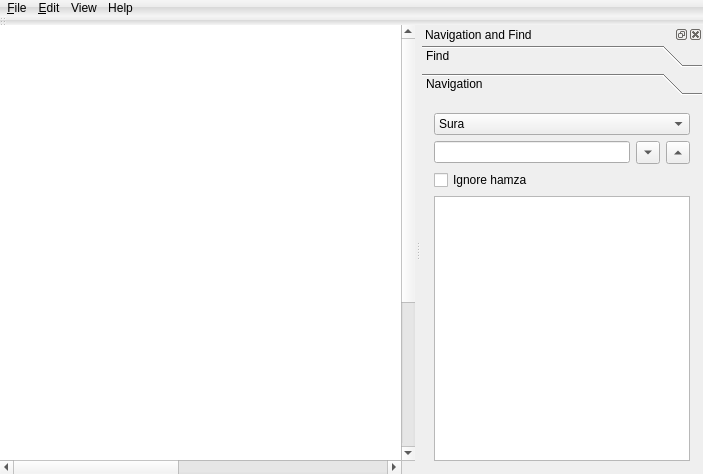
<?xml version="1.0" encoding="UTF-8"?>
<ui version="4.0">
 <class>MainWindow</class>
 <widget class="QMainWindow" name="MainWindow">
  <property name="geometry">
   <rect>
    <x>0</x>
    <y>0</y>
    <width>703</width>
    <height>474</height>
   </rect>
  </property>
  <property name="windowTitle">
   <string>El Forkane</string>
  </property>
  <property name="styleSheet">
   <string notr="true">QToolBar , QMenuBar{
                        background-color: qlineargradient(spread:pad, x1:1, y1:0, x2:1, y2:1, stop:0 rgba(255, 255, 255, 100), stop:0.431694 rgba(231, 231, 231, 100), stop:0.469945 rgba(183, 183, 183, 100), stop:1 rgba(255, 255, 255, 100));
                          spacing: 3px;
border-width: 0px;
                         }
QMenuBar::item {
color: black;
     spacing: 3px; 
     padding: 1px 4px;
     background: transparent;
     border-radius: 3px;
 }

 QMenuBar::item:selected { 
     background: #a8a8a8;
 }

 QMenuBar::item:pressed {
     background: #888888;
 }
</string>
  </property>
  <widget class="QWidget" name="centralWidget">
   <layout class="QVBoxLayout" name="verticalLayout_2">
    <property name="leftMargin">
     <number>0</number>
    </property>
    <property name="topMargin">
     <number>0</number>
    </property>
    <property name="rightMargin">
     <number>0</number>
    </property>
    <property name="bottomMargin">
     <number>0</number>
    </property>
    <item>
     <widget class="QGraphicsView" name="graphicsView">
      <property name="contextMenuPolicy">
       <enum>Qt::DefaultContextMenu</enum>
      </property>
      <property name="layoutDirection">
       <enum>Qt::LeftToRight</enum>
      </property>
      <property name="frameShape">
       <enum>QFrame::NoFrame</enum>
      </property>
      <property name="sceneRect">
       <rectf>
        <x>0.000000000000000</x>
        <y>0.000000000000000</y>
        <width>912.000000000000000</width>
        <height>672.000000000000000</height>
       </rectf>
      </property>
     </widget>
    </item>
   </layout>
  </widget>
  <widget class="QMenuBar" name="menuBar">
   <property name="geometry">
    <rect>
     <x>0</x>
     <y>0</y>
     <width>703</width>
     <height>24</height>
    </rect>
   </property>
   <property name="contextMenuPolicy">
    <enum>Qt::CustomContextMenu</enum>
   </property>
   <widget class="QMenu" name="menuFile">
    <property name="title">
     <string>&amp;File</string>
    </property>
    <addaction name="actionNavigation"/>
    <addaction name="actionRepeatOption"/>
    <addaction name="actionOptions"/>
    <addaction name="separator"/>
    <addaction name="actionQuit"/>
   </widget>
   <widget class="QMenu" name="menu_edit">
    <property name="title">
     <string>&amp;Edit</string>
    </property>
    <addaction name="actionNextPage"/>
    <addaction name="actionPrevPage"/>
    <addaction name="separator"/>
    <addaction name="actionNextSura"/>
    <addaction name="actionPrevSura"/>
    <addaction name="separator"/>
    <addaction name="actionNextAya"/>
    <addaction name="actionPrevAya"/>
    <addaction name="separator"/>
    <addaction name="actionPlayPause"/>
    <addaction name="actionStopMedia"/>
   </widget>
   <widget class="QMenu" name="menuView">
    <property name="title">
     <string>View</string>
    </property>
    <widget class="QMenu" name="menuTextZoom">
     <property name="title">
      <string>Text Zoom</string>
     </property>
     <addaction name="actionZoomIn"/>
     <addaction name="actionZoomOut"/>
    </widget>
    <widget class="QMenu" name="menuTransTefsir">
     <property name="title">
      <string>Translation and Tefsir</string>
     </property>
     <widget class="QMenu" name="menuTefsir">
      <property name="title">
       <string>Tefsir</string>
      </property>
     </widget>
     <widget class="QMenu" name="menuTranslation">
      <property name="title">
       <string>Translation</string>
      </property>
     </widget>
     <addaction name="menuTefsir"/>
     <addaction name="menuTranslation"/>
     <addaction name="actionQuranText"/>
    </widget>
    <addaction name="actionFullScreen"/>
    <addaction name="separator"/>
    <addaction name="menuTextZoom"/>
    <addaction name="menuTransTefsir"/>
    <addaction name="separator"/>
    <addaction name="actionMemoriz"/>
   </widget>
   <widget class="QMenu" name="menuHelp">
    <property name="title">
     <string>Help</string>
    </property>
    <addaction name="actionAbout"/>
   </widget>
   <addaction name="menuFile"/>
   <addaction name="menu_edit"/>
   <addaction name="menuView"/>
   <addaction name="menuHelp"/>
  </widget>
  <widget class="QDockWidget" name="dockWidget">
   <property name="features">
    <set>QDockWidget::AllDockWidgetFeatures</set>
   </property>
   <property name="windowTitle">
    <string>Navigation and Find</string>
   </property>
   <attribute name="dockWidgetArea">
    <number>2</number>
   </attribute>
   <widget class="QWidget" name="dockWidgetContents">
    <layout class="QVBoxLayout" name="verticalLayout_6">
     <property name="leftMargin">
      <number>1</number>
     </property>
     <property name="topMargin">
      <number>1</number>
     </property>
     <property name="rightMargin">
      <number>1</number>
     </property>
     <property name="bottomMargin">
      <number>1</number>
     </property>
     <item>
      <widget class="QToolBox" name="toolBox">
       <property name="currentIndex">
        <number>1</number>
       </property>
       <widget class="QWidget" name="pageFind">
        <property name="geometry">
         <rect>
          <x>0</x>
          <y>0</y>
          <width>406</width>
          <height>343</height>
         </rect>
        </property>
        <attribute name="icon">
         <iconset resource="img.qrc">
          <normaloff>:/img/findA.png</normaloff>:/img/findA.png</iconset>
        </attribute>
        <attribute name="label">
         <string>Find</string>
        </attribute>
        <layout class="QVBoxLayout" name="verticalLayout_5">
         <property name="leftMargin">
          <number>1</number>
         </property>
         <property name="topMargin">
          <number>1</number>
         </property>
         <property name="rightMargin">
          <number>1</number>
         </property>
         <property name="bottomMargin">
          <number>1</number>
         </property>
         <item>
          <widget class="QWidget" name="widget_2" native="true">
           <layout class="QVBoxLayout" name="verticalLayout_4">
            <property name="leftMargin">
             <number>2</number>
            </property>
            <property name="topMargin">
             <number>4</number>
            </property>
            <property name="rightMargin">
             <number>2</number>
            </property>
            <property name="bottomMargin">
             <number>2</number>
            </property>
            <item>
             <layout class="QHBoxLayout" name="horizontalLayout_3">
              <item>
               <widget class="QLineEdit" name="lineEditSearch"/>
              </item>
              <item>
               <widget class="QWidget" name="widget_3" native="true">
                <property name="enabled">
                 <bool>false</bool>
                </property>
                <layout class="QHBoxLayout" name="horizontalLayout_2">
                 <property name="leftMargin">
                  <number>4</number>
                 </property>
                 <property name="topMargin">
                  <number>4</number>
                 </property>
                 <property name="rightMargin">
                  <number>4</number>
                 </property>
                 <property name="bottomMargin">
                  <number>4</number>
                 </property>
                 <item>
                  <widget class="QCheckBox" name="checkBoxAnd">
                   <property name="text">
                    <string>And</string>
                   </property>
                   <property name="checked">
                    <bool>true</bool>
                   </property>
                   <property name="autoExclusive">
                    <bool>true</bool>
                   </property>
                  </widget>
                 </item>
                 <item>
                  <widget class="QCheckBox" name="checkBoxOr">
                   <property name="text">
                    <string>Or</string>
                   </property>
                   <property name="autoExclusive">
                    <bool>true</bool>
                   </property>
                  </widget>
                 </item>
                 <item>
                  <widget class="QLineEdit" name="lineEditSearchAnd"/>
                 </item>
                </layout>
               </widget>
              </item>
              <item>
               <widget class="QToolButton" name="toolButtonGoSearch">
                <property name="text">
                 <string>...</string>
                </property>
                <property name="icon">
                 <iconset resource="img.qrc">
                  <normaloff>:/img/findA.png</normaloff>:/img/findA.png</iconset>
                </property>
                <property name="arrowType">
                 <enum>Qt::NoArrow</enum>
                </property>
               </widget>
              </item>
             </layout>
            </item>
            <item>
             <widget class="QWidget" name="widget_4" native="true">
              <layout class="QGridLayout" name="gridLayout">
               <property name="leftMargin">
                <number>1</number>
               </property>
               <property name="topMargin">
                <number>1</number>
               </property>
               <property name="rightMargin">
                <number>1</number>
               </property>
               <property name="bottomMargin">
                <number>1</number>
               </property>
               <item row="1" column="0">
                <widget class="QRadioButton" name="radioButtonAdvensed">
                 <property name="text">
                  <string>Multi Search</string>
                 </property>
                </widget>
               </item>
               <item row="1" column="1">
                <widget class="QRadioButton" name="radioButtonSearchLast">
                 <property name="text">
                  <string>End Aya</string>
                 </property>
                </widget>
               </item>
               <item row="0" column="0">
                <widget class="QRadioButton" name="radioButtonSearch">
                 <property name="text">
                  <string>Text all</string>
                 </property>
                 <property name="checked">
                  <bool>true</bool>
                 </property>
                </widget>
               </item>
               <item row="0" column="1">
                <widget class="QRadioButton" name="radioButtonSearchFirst">
                 <property name="text">
                  <string>Begin Aya</string>
                 </property>
                </widget>
               </item>
              </layout>
             </widget>
            </item>
            <item>
             <widget class="QTreeWidget" name="treeWidgetSearch">
              <attribute name="headerVisible">
               <bool>false</bool>
              </attribute>
              <column>
               <property name="text">
                <string>Sura</string>
               </property>
              </column>
              <column>
               <property name="text">
                <string>Aya</string>
               </property>
              </column>
              <column>
               <property name="text">
                <string>Aya text</string>
               </property>
              </column>
              <column>
               <property name="text">
                <string>id</string>
               </property>
              </column>
             </widget>
            </item>
           </layout>
          </widget>
         </item>
        </layout>
       </widget>
       <widget class="QWidget" name="pageNavig">
        <property name="geometry">
         <rect>
          <x>0</x>
          <y>0</y>
          <width>276</width>
          <height>343</height>
         </rect>
        </property>
        <attribute name="icon">
         <iconset resource="img.qrc">
          <normaloff>:/img/list.png</normaloff>:/img/list.png</iconset>
        </attribute>
        <attribute name="label">
         <string>Navigation</string>
        </attribute>
        <layout class="QVBoxLayout" name="verticalLayout_3">
         <property name="leftMargin">
          <number>1</number>
         </property>
         <property name="topMargin">
          <number>1</number>
         </property>
         <property name="rightMargin">
          <number>1</number>
         </property>
         <property name="bottomMargin">
          <number>1</number>
         </property>
         <item>
          <widget class="QWidget" name="widget" native="true">
           <layout class="QVBoxLayout" name="verticalLayout">
            <item>
             <widget class="QComboBox" name="comboBoxSoraJozaa">
              <item>
               <property name="text">
                <string>Sura</string>
               </property>
              </item>
              <item>
               <property name="text">
                <string>Ajzaa And Arbaa</string>
               </property>
              </item>
             </widget>
            </item>
            <item>
             <layout class="QHBoxLayout" name="horizontalLayout">
              <item>
               <widget class="QLineEdit" name="lineEditSearchTree"/>
              </item>
              <item>
               <widget class="QToolButton" name="toolButtonExpand">
                <property name="text">
                 <string>...</string>
                </property>
                <property name="arrowType">
                 <enum>Qt::DownArrow</enum>
                </property>
               </widget>
              </item>
              <item>
               <widget class="QToolButton" name="toolButtonColaps">
                <property name="text">
                 <string>...</string>
                </property>
                <property name="arrowType">
                 <enum>Qt::UpArrow</enum>
                </property>
               </widget>
              </item>
             </layout>
            </item>
            <item>
             <widget class="QCheckBox" name="checkBoxHamza">
              <property name="text">
               <string>Ignore hamza</string>
              </property>
             </widget>
            </item>
            <item>
             <widget class="QTreeWidget" name="treeWidgetIndex">
              <attribute name="headerVisible">
               <bool>false</bool>
              </attribute>
              <column>
               <property name="text">
                <string>text</string>
               </property>
              </column>
              <column>
               <property name="text">
                <string>pos</string>
               </property>
              </column>
             </widget>
            </item>
           </layout>
          </widget>
         </item>
        </layout>
       </widget>
      </widget>
     </item>
    </layout>
   </widget>
  </widget>
  <widget class="QToolBar" name="toolBar">
   <property name="contextMenuPolicy">
    <enum>Qt::CustomContextMenu</enum>
   </property>
   <property name="windowTitle">
    <string>tool Bar</string>
   </property>
   <property name="movable">
    <bool>true</bool>
   </property>
   <property name="iconSize">
    <size>
     <width>22</width>
     <height>22</height>
    </size>
   </property>
   <property name="floatable">
    <bool>true</bool>
   </property>
   <attribute name="toolBarArea">
    <enum>TopToolBarArea</enum>
   </attribute>
   <attribute name="toolBarBreak">
    <bool>false</bool>
   </attribute>
  </widget>
  <action name="actionQuit">
   <property name="text">
    <string>Quit</string>
   </property>
  </action>
  <action name="actionNextPage">
   <property name="icon">
    <iconset resource="img.qrc">
     <normaloff>:/img/page-next.png</normaloff>:/img/page-next.png</iconset>
   </property>
   <property name="text">
    <string>NextPage</string>
   </property>
   <property name="toolTip">
    <string>NextPage Alt+PgDown</string>
   </property>
   <property name="shortcut">
    <string>Alt+PgDown</string>
   </property>
  </action>
  <action name="actionPrevPage">
   <property name="icon">
    <iconset resource="img.qrc">
     <normaloff>:/img/page-prev.png</normaloff>:/img/page-prev.png</iconset>
   </property>
   <property name="text">
    <string>Previous Page</string>
   </property>
   <property name="toolTip">
    <string>Previous Page Alt+PgUp</string>
   </property>
   <property name="shortcut">
    <string>Alt+PgUp</string>
   </property>
  </action>
  <action name="actionNextSura">
   <property name="icon">
    <iconset resource="img.qrc">
     <normaloff>:/img/go-first.png</normaloff>:/img/go-first.png</iconset>
   </property>
   <property name="text">
    <string>Next Sura</string>
   </property>
   <property name="toolTip">
    <string>Next Sura Alt+Down</string>
   </property>
   <property name="shortcut">
    <string>Alt+Down</string>
   </property>
  </action>
  <action name="actionPrevSura">
   <property name="icon">
    <iconset resource="img.qrc">
     <normaloff>:/img/go-last.png</normaloff>:/img/go-last.png</iconset>
   </property>
   <property name="text">
    <string>Previous Sura</string>
   </property>
   <property name="toolTip">
    <string>Previous Sura Alt+Up</string>
   </property>
   <property name="shortcut">
    <string>Alt+Up</string>
   </property>
  </action>
  <action name="actionNextAya">
   <property name="icon">
    <iconset resource="img.qrc">
     <normaloff>:/img/arrow-left.png</normaloff>:/img/arrow-left.png</iconset>
   </property>
   <property name="text">
    <string>Next Aya</string>
   </property>
   <property name="toolTip">
    <string>Next Aya Alt+Left</string>
   </property>
   <property name="shortcut">
    <string>Alt+Left</string>
   </property>
  </action>
  <action name="actionPrevAya">
   <property name="icon">
    <iconset resource="img.qrc">
     <normaloff>:/img/arrow-right.png</normaloff>:/img/arrow-right.png</iconset>
   </property>
   <property name="text">
    <string>Previous Aya</string>
   </property>
   <property name="toolTip">
    <string>Previous Aya  Alt+Right</string>
   </property>
   <property name="shortcut">
    <string>Alt+Right</string>
   </property>
  </action>
  <action name="actionOptions">
   <property name="icon">
    <iconset resource="img.qrc">
     <normaloff>:/img/document-properties.png</normaloff>:/img/document-properties.png</iconset>
   </property>
   <property name="text">
    <string>Settings</string>
   </property>
   <property name="toolTip">
    <string>Settings</string>
   </property>
   <property name="shortcut">
    <string>Ctrl+L</string>
   </property>
  </action>
  <action name="actionFullScreen">
   <property name="icon">
    <iconset resource="img.qrc">
     <normaloff>:/img/view-fullscreen.png</normaloff>:/img/view-fullscreen.png</iconset>
   </property>
   <property name="text">
    <string>Full Screen</string>
   </property>
   <property name="shortcut">
    <string>F11</string>
   </property>
  </action>
  <action name="actionPlayPause">
   <property name="icon">
    <iconset resource="img.qrc">
     <normaloff>:/img/media-playback-start.png</normaloff>:/img/media-playback-start.png</iconset>
   </property>
   <property name="text">
    <string>Play Pause</string>
   </property>
   <property name="toolTip">
    <string>Play Pause Espace</string>
   </property>
   <property name="shortcut">
    <string>Space</string>
   </property>
  </action>
  <action name="actionStopMedia">
   <property name="icon">
    <iconset resource="img.qrc">
     <normaloff>:/img/media-playback-stop.png</normaloff>:/img/media-playback-stop.png</iconset>
   </property>
   <property name="text">
    <string> Media Stop</string>
   </property>
   <property name="toolTip">
    <string>Media Stop S</string>
   </property>
   <property name="shortcut">
    <string>S</string>
   </property>
  </action>
  <action name="actionZoomOut">
   <property name="icon">
    <iconset resource="img.qrc">
     <normaloff>:/img/zoom-out.png</normaloff>:/img/zoom-out.png</iconset>
   </property>
   <property name="text">
    <string>Zoom Out</string>
   </property>
   <property name="toolTip">
    <string>Zoom Out Ctrl+-</string>
   </property>
   <property name="shortcut">
    <string>Ctrl+-</string>
   </property>
  </action>
  <action name="actionZoomIn">
   <property name="icon">
    <iconset resource="img.qrc">
     <normaloff>:/img/zoom-in.png</normaloff>:/img/zoom-in.png</iconset>
   </property>
   <property name="text">
    <string>Zoom In</string>
   </property>
   <property name="toolTip">
    <string>Zoom In Ctrl++</string>
   </property>
   <property name="shortcut">
    <string>Ctrl++</string>
   </property>
  </action>
  <action name="actionNavigation">
   <property name="checkable">
    <bool>true</bool>
   </property>
   <property name="icon">
    <iconset resource="img.qrc">
     <normaloff>:/img/list.png</normaloff>:/img/list.png</iconset>
   </property>
   <property name="text">
    <string>Navigation</string>
   </property>
   <property name="toolTip">
    <string>Navigation Ctrl+F</string>
   </property>
   <property name="shortcut">
    <string>Ctrl+F</string>
   </property>
  </action>
  <action name="actionRepeatOption">
   <property name="icon">
    <iconset resource="img.qrc">
     <normaloff>:/img/media-repeat.png</normaloff>:/img/media-repeat.png</iconset>
   </property>
   <property name="text">
    <string>Repeat Options</string>
   </property>
   <property name="shortcut">
    <string>Ctrl+R</string>
   </property>
  </action>
  <action name="actionAddReceter">
   <property name="icon">
    <iconset resource="img.qrc">
     <normaloff>:/img/list-add.png</normaloff>:/img/list-add.png</iconset>
   </property>
   <property name="text">
    <string>Add Receter</string>
   </property>
   <property name="toolTip">
    <string>Add Receter</string>
   </property>
  </action>
  <action name="actionRemoveReceter">
   <property name="icon">
    <iconset resource="img.qrc">
     <normaloff>:/img/list-remove.png</normaloff>:/img/list-remove.png</iconset>
   </property>
   <property name="text">
    <string>Remove Receter</string>
   </property>
   <property name="toolTip">
    <string>Remove Receter</string>
   </property>
  </action>
  <action name="actionEditeReceter">
   <property name="icon">
    <iconset resource="img.qrc">
     <normaloff>:/img/gtk-edit.png</normaloff>:/img/gtk-edit.png</iconset>
   </property>
   <property name="text">
    <string>Edit curent Receter</string>
   </property>
   <property name="toolTip">
    <string>Edite Curent Receter</string>
   </property>
  </action>
  <action name="actionRceterEdite">
   <property name="icon">
    <iconset resource="img.qrc">
     <normaloff>:/img/gtk-edit.png</normaloff>:/img/gtk-edit.png</iconset>
   </property>
   <property name="text">
    <string>Rceter Edit</string>
   </property>
   <property name="toolTip">
    <string>Edit receters</string>
   </property>
  </action>
  <action name="actionAbout">
   <property name="text">
    <string>About</string>
   </property>
   <property name="shortcut">
    <string>F1</string>
   </property>
  </action>
  <action name="actionQuranText">
   <property name="text">
    <string>Quran text</string>
   </property>
  </action>
  <action name="actionEnableAnimFull">
   <property name="checkable">
    <bool>true</bool>
   </property>
   <property name="text">
    <string>Enable Animation</string>
   </property>
   <property name="shortcut">
    <string>Ctrl+Alt+N</string>
   </property>
  </action>
  <action name="actionMemoriz">
   <property name="checkable">
    <bool>true</bool>
   </property>
   <property name="icon">
    <iconset resource="img.qrc">
     <normaloff>:/img/edite.png</normaloff>:/img/edite.png</iconset>
   </property>
   <property name="text">
    <string>Memorizing</string>
   </property>
   <property name="toolTip">
    <string>Memorizing</string>
   </property>
  </action>
 </widget>
 <layoutdefault spacing="6" margin="11"/>
 <resources>
  <include location="img.qrc"/>
 </resources>
 <connections>
  <connection>
   <sender>toolButtonExpand</sender>
   <signal>clicked()</signal>
   <receiver>treeWidgetIndex</receiver>
   <slot>expandAll()</slot>
   <hints>
    <hint type="sourcelabel">
     <x>669</x>
     <y>162</y>
    </hint>
    <hint type="destinationlabel">
     <x>702</x>
     <y>300</y>
    </hint>
   </hints>
  </connection>
  <connection>
   <sender>toolButtonColaps</sender>
   <signal>clicked()</signal>
   <receiver>treeWidgetIndex</receiver>
   <slot>collapseAll()</slot>
   <hints>
    <hint type="sourcelabel">
     <x>701</x>
     <y>162</y>
    </hint>
    <hint type="destinationlabel">
     <x>702</x>
     <y>295</y>
    </hint>
   </hints>
  </connection>
  <connection>
   <sender>radioButtonAdvensed</sender>
   <signal>toggled(bool)</signal>
   <receiver>widget_3</receiver>
   <slot>setEnabled(bool)</slot>
   <hints>
    <hint type="sourcelabel">
     <x>570</x>
     <y>162</y>
    </hint>
    <hint type="destinationlabel">
     <x>667</x>
     <y>111</y>
    </hint>
   </hints>
  </connection>
 </connections>
</ui>
